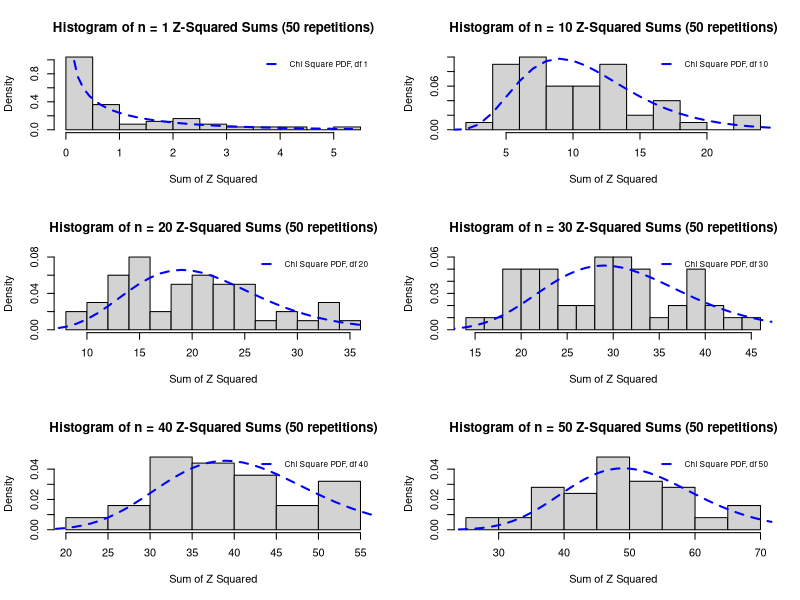
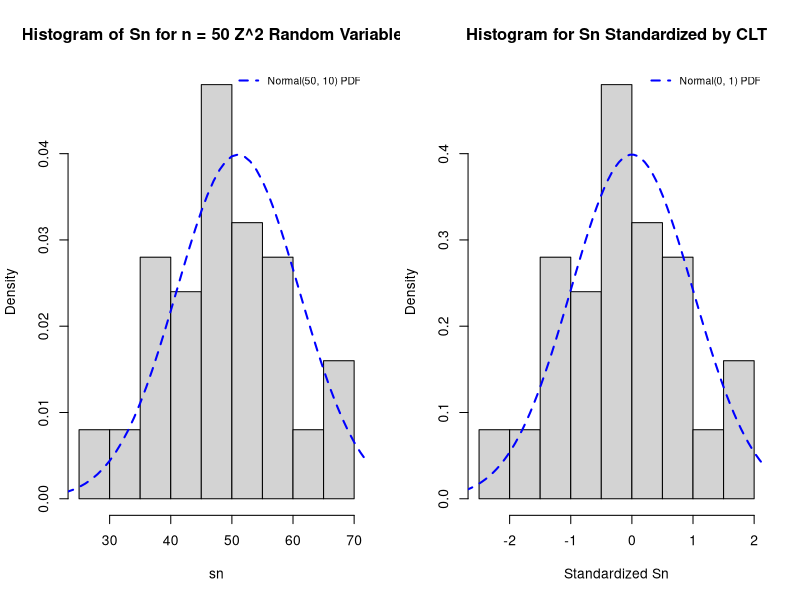
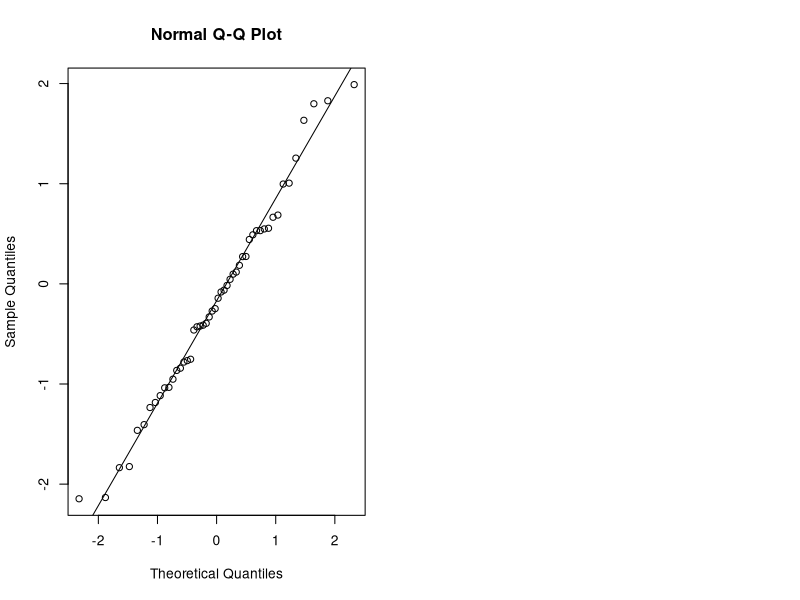

Reproduce these figures in R, in order.
## ---- chunk 1
# Create 50x50 matrix "z_sqs" 
# let each column be a random variable Z^2(1), Z^2(2),... Z^2(50)
# with each row containing a z^2 value generated from rnorm, n = 50.

set.seed(777)

z_sqs <- matrix(nrow = 50, ncol = 50)

for(i in 1:50){
  z_sqs[,i] <- rnorm(n = 50, mean = 0, sd = 1)^2 
}

## ---- chunk 2
layout(matrix(c(1, 2, 3, 4, 5, 6), nrow=3, ncol=2, byrow=TRUE), widths = c(10,10)) 

xz = "Sum of Z Squared"

#hist df 1
hist((z_sqs[,1]), breaks = 10, prob = T, 
     main = "Histogram of n = 1 Z-Squared Sums (50 repetitions)", 
     xlab = xz)
x <- seq(min(z_sqs[,1]),max(z_sqs[,1]), length = 50)
y <- dchisq(x, df = 1)
lines(x,y, col = "blue", lwd = 2, lty = "dashed")
legend(x = "topright",          # Position
       legend = "Chi Square PDF, df 1",  # Legend texts
       lty = 2,           # Line types
       col = "blue",            # Line colors
       lwd = 2,
       cex = .75,
       bty="n")

#hist of df 10
hist(rowSums(z_sqs[,1:10]), 
     breaks = 10, 
     prob = T,
     main = "Histogram of n = 10 Z-Squared Sums (50 repetitions)", 
     xlab = xz)
lines(dchisq(0:35, 10), col = "blue", lwd = 2, lty = "dashed")
legend(x = "topright",          # Position
       legend = "Chi Square PDF, df 10",  # Legend texts
       lty = 2,           # Line types
       col = "blue",            # Line colors
       lwd = 2,
       cex = .75,
       bty="n")

#hist df 20
hist(rowSums(z_sqs[,1:20]), 
     breaks = 10, prob = T,
     main = "Histogram of n = 20 Z-Squared Sums (50 repetitions)", 
     xlab = xz)
lines(dchisq(0:35, 20), col = "blue", lwd = 2, lty = "dashed")
legend(x = "topright",          # Position
       legend = "Chi Square PDF, df 20",  # Legend texts
       lty = 2,           # Line types
       col = "blue",            # Line colors
       lwd = 2,
       cex = .75,
       bty="n")

#hist df 30
hist(rowSums(z_sqs[,1:30]), ylim = c(0, 0.06), breaks = 12,prob = T,
     main = "Histogram of n = 30 Z-Squared Sums (50 repetitions)", 
     xlab = xz)
lines(dchisq(0:50, 30), col = "blue", lwd = 2, lty = "dashed")
legend(x = "topright",          # Position
       legend = "Chi Square PDF, df 30",  # Legend texts
       lty = 2,           # Line types
       col = "blue",            # Line colors
       lwd = 2,
       cex = .75,
       bty="n")

#hist df 40
hist(rowSums(z_sqs[,1:40]), 
     breaks = 12, prob = T,
     main = "Histogram of n = 40 Z-Squared Sums (50 repetitions)", 
     xlab = xz)
lines(dchisq(0:60, 40),col = "blue", lwd = 2, lty = "dashed")
legend(x = "topright",          # Position
       legend = "Chi Square PDF, df 40",  # Legend texts
       lty = 2,           # Line types
       col = "blue",            # Line colors
       lwd = 2,
       cex = .75,
       bty="n")

#hist df 50
hist(rowSums(z_sqs[,1:50]), 
     breaks = 14, 
     prob = T,
     main = "Histogram of n = 50 Z-Squared Sums (50 repetitions)", 
     xlab = xz)
lines(dchisq(0:80, 50), col = "blue", lwd = 2, lty = "dashed")
legend(x = "topright",          # Position
       legend = "Chi Square PDF, df 50",  # Legend texts
       lty = 2,           # Line types
       col = "blue",            # Line colors
       lwd = 2,
       cex = .75,
       bty="n")

  



## ---- chunk 3

# from page 9 in course notes.
# let Sn = the sum of n = 50 iid random variables
# each with mean = 1, variance = 2.
# then by Central Limit Theorem
# sn- * (n *u ) / sd * sqrt(n)
# should be aprroximately distributed as N(0,1) if n is large.


#let sn be the sum of random variables Z^2(1)...Z^2(50), each ~ ChiSquare(df = 1).
# we have 50 repetitions

sn <- rowSums(z_sqs)

# standardizing to ~N(0,1) using Central Limit Theorem
z2_std <- 0
for(i in 1:50){
  z2_std[i] <- (sn[i]-50)/sqrt(2*50)
}

#plot histograms

layout(matrix(c(1, 2), nrow=2, ncol=2, byrow=TRUE), widths = c(10,10)) 
hist(sn, main = "Histogram of Sn for n = 50 Z^2 Random Variables",  
     prob = T)
lines(dnorm(0:100, mean = 50, sd = 10), 
      col = "blue", lwd = 2, lty = "dashed")
legend(x = "topright",          # Position
       legend = "Normal(50, 10) PDF",  # Legend texts
       lty = 2,           # Line types
       col = "blue",            # Line colors
       lwd = 2,
       cex = .75,
       bty="n")

hist(z2_std, 
     main ="Histogram for Sn Standardized by CLT", 
     prob = T, 
     xlab = "Standardized Sn")
lines(x=seq(-3,3, length=100), 
      y = dnorm(x=seq(-3,3, length=100), mean = 0, sd = 1), 
      col = "blue", lwd = 2, lty = "dashed")
legend(x = "topright",          # Position
       legend = "Normal(0, 1) PDF",  # Legend texts
       lty = 2,           # Line types
       col = "blue",            # Line colors
       lwd = 2,
       cex = .75,
       bty="n")

qqnorm(z2_std) #plot qqnorm
qqline(z2_std)

#means and sds

mean(sn) #mean of Sn, expect 50 
sd(sn)^2 #variance of Sn, expected (2 * 50)
mean(z2_std) #mean of Sn standardized by CLT (expected 0) 
sd(z2_std)^2 #variance of Sn standardized by CLT (expected 1)


